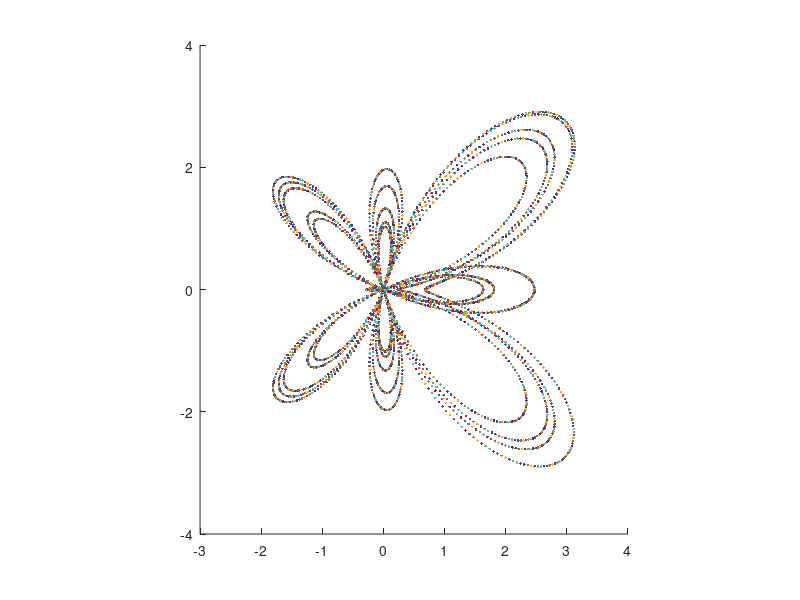

Here is the MATLAB script that generated this plot:
## Hecho por tomas vidal
clc; ## limpiar pantalla


figure; axis([-3 4 -4 4]); hold on;
for t = 0:0.01:30 ## defino la variable t que voy a usar para recorrer
  x = cos(t)*( e^(cos(t)) - 2*cos(4*t) - (sin(t/12))^5) ## Defino x
  y = sin(t)*( e^(cos(t)) - 2*cos(4*t) - (sin(t/12))^5) ## Defino y
  axis equal ## Defino los ejes del grafico para que sean iguales
  plot(x,y); hold on; ## Grafico
  pause(0.1);
endfor

hold off; ## Esto es para que se reinicie el grafico la proxima vez que se ejecute el script
